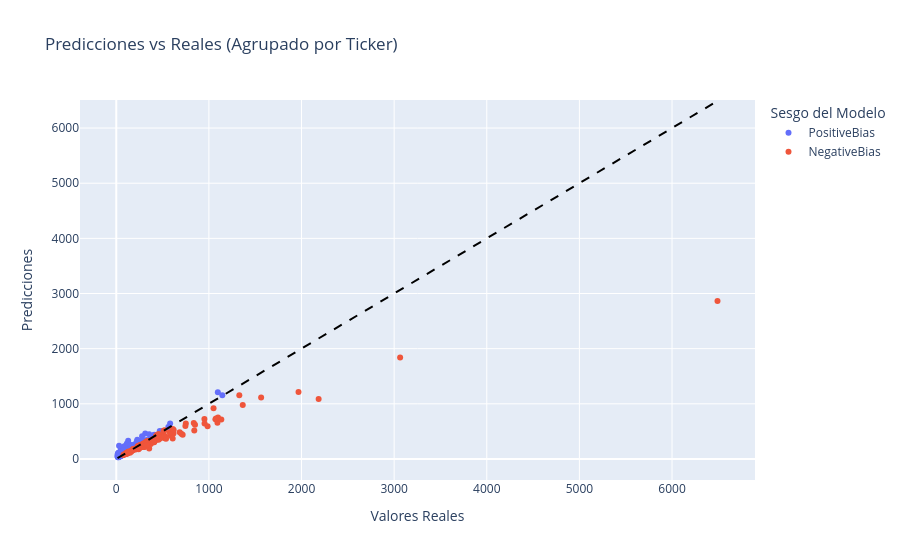

Write notebook code for a chart like this one.
### Markdown cell above
Se generan 2 clusters segun las predicciones:
* Positive_Bias: si los residuos son mayores o iguales a cero.
* Negative_Bias: si los residuos son menores a cero.

### Code cell
# Se dividen los datos para predecir el valor de la última fecha disponible para cada ticker en el conjunto de test
X_train = X.iloc[:-len(df['Ticker'].unique())]  # Todos menos la última fecha de cada ticker
y_train = y.iloc[:-len(df['Ticker'].unique())]
X_test = X.iloc[-len(df['Ticker'].unique()):]   # Solo la última fecha de cada ticker
y_test = y.iloc[-len(df['Ticker'].unique()):]

# Recuperar el ticker usando el indice de y_test
tickers_test = df.loc[y_test.index, 'Ticker']

# Predicciones en el conjunto de test
y_pred = pipe.predict(X_test)

# Consolidar resultados individuales en un DataFrame
resultados_df = pd.DataFrame({
    'Ticker': tickers_test,
    'Predicted': y_pred,
    'Observed': y_test
})

# Calcular el residuo para cada predicción
resultados_df['Residuals'] = resultados_df['Predicted'] - resultados_df['Observed']

# Agrupar por ticker
resultados_agrupados = resultados_df.groupby('Ticker')[['Predicted', 'Observed', 'Residuals']].mean()

# Generar el Cluster sobre el promedio de los residuos
resultados_agrupados['Cluster'] = ['PositiveBias' if r >= 0 else 'NegativeBias' 
                                   for r in resultados_agrupados['Residuals']]

# Visualizar
fig = px.scatter(
    resultados_agrupados, 
    x='Observed', 
    y='Predicted', 
    color='Cluster',
    hover_name=resultados_agrupados.index, 
    labels={'Observed':'Valores Reales', 'Predicted':'Predicciones', 'Cluster':'Sesgo del Modelo'},
    title='Predicciones vs Reales (Agrupado por Ticker)'
)

# Línea de identidad perfecta
min_val = resultados_agrupados['Observed'].min()
max_val = resultados_agrupados['Observed'].max()
fig.add_shape(type='line', x0=min_val, y0=min_val, x1=max_val, y1=max_val,
              line=dict(color='black', dash='dash', width=2))
fig.show()

# Estadísticas por cluster a nivel Ticker
over_mask = resultados_agrupados['Cluster'] == 'PositiveBias'
under_mask = resultados_agrupados['Cluster'] == 'NegativeBias'

print("\nEstadísticas por cluster (a nivel de Ticker):")
print(f"Overprediction: {over_mask.sum()} tickers, residuo medio global: {resultados_agrupados.loc[over_mask, 'Residuals'].mean():.4f}")
print(f"Underprediction: {under_mask.sum()} tickers, residuo medio global: {resultados_agrupados.loc[under_mask, 'Residuals'].mean():.4f}")

### Figure 1 — Plotly figure (JSON) as saved in the notebook; plotly's stock layout.template omitted (floating-point values rounded to 4 significant figures; data arrays with more than 128 entries replaced by an {"elided": "..."} marker saying what was removed)
{"data": [{"hovertemplate": "<b>%{hovertext}</b><br><br>Sesgo del Modelo=PositiveBias<br>Valores Reales=%{x}<br>Predicciones=%{y}<extra></extra>", "hovertext": {"elided": "221 str values"}, "legendgroup": "PositiveBias", "marker": {"color": "#636efa", "symbol": "circle"}, "mode": "markers", "name": "PositiveBias", "orientation": "v", "showlegend": true, "type": "scatter", "x": {"elided": "221 float values"}, "xaxis": "x", "y": {"elided": "221 float values"}, "yaxis": "y"}, {"hovertemplate": "<b>%{hovertext}</b><br><br>Sesgo del Modelo=NegativeBias<br>Valores Reales=%{x}<br>Predicciones=%{y}<extra></extra>", "hovertext": {"elided": "140 str values"}, "legendgroup": "NegativeBias", "marker": {"color": "#EF553B", "symbol": "circle"}, "mode": "markers", "name": "NegativeBias", "orientation": "v", "showlegend": true, "type": "scatter", "x": {"elided": "140 float values"}, "xaxis": "x", "y": {"elided": "140 float values"}, "yaxis": "y"}], "layout": {"legend": {"title": {"text": "Sesgo del Modelo"}, "tracegroupgap": 0}, "shapes": [{"line": {"color": "black", "dash": "dash", "width": 2}, "type": "line", "x0": 13.2, "x1": 6491.0, "y0": 13.2, "y1": 6491.0}], "title": {"text": "Predicciones vs Reales (Agrupado por Ticker)"}, "xaxis": {"anchor": "y", "domain": [0, 1], "title": {"text": "Valores Reales"}}, "yaxis": {"anchor": "x", "domain": [0, 1], "title": {"text": "Predicciones"}}}}
